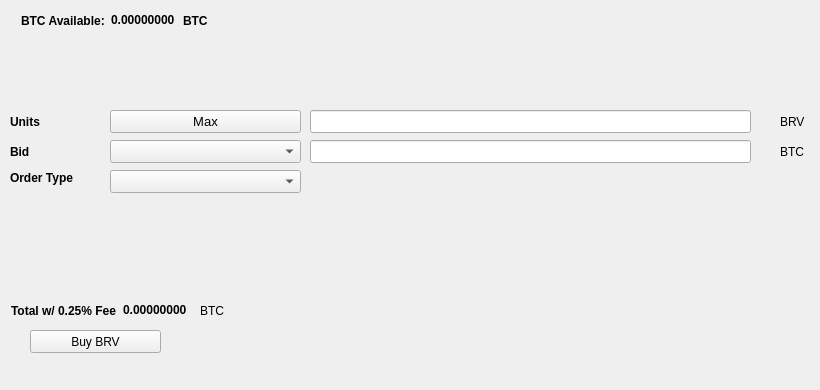
   <widget class="QWidget" name="BuyTab">
    <attribute name="title">
     <string>Buy</string>
    </attribute>
    <widget class="QPushButton" name="BuyBRV">
     <property name="geometry">
      <rect>
       <x>30</x>
       <y>330</y>
       <width>131</width>
       <height>23</height>
      </rect>
     </property>
     <property name="text">
      <string>Buy BRV</string>
     </property>
     <property name="icon">
      <iconset resource="../brv.qrc">
       <normaloff>:/icons/bitcoin</normaloff>:/icons/bitcoin</iconset>
     </property>
    </widget>
    <widget class="QLabel" name="label_3">
     <property name="geometry">
      <rect>
       <x>10</x>
       <y>110</y>
       <width>46</width>
       <height>23</height>
      </rect>
     </property>
     <property name="font">
      <font>
       <weight>75</weight>
       <bold>true</bold>
      </font>
     </property>
     <property name="text">
      <string>Units</string>
     </property>
    </widget>
    <widget class="QLineEdit" name="UnitsInput">
     <property name="geometry">
      <rect>
       <x>310</x>
       <y>110</y>
       <width>441</width>
       <height>23</height>
      </rect>
     </property>
     <property name="font">
      <font>
       <pointsize>9</pointsize>
       <weight>75</weight>
       <bold>true</bold>
      </font>
     </property>
    </widget>
    <widget class="QLineEdit" name="BuyBidPriceEdit">
     <property name="geometry">
      <rect>
       <x>310</x>
       <y>140</y>
       <width>441</width>
       <height>23</height>
      </rect>
     </property>
     <property name="font">
      <font>
       <pointsize>9</pointsize>
       <weight>75</weight>
       <bold>true</bold>
      </font>
     </property>
    </widget>
    <widget class="QLabel" name="label_4">
     <property name="geometry">
      <rect>
       <x>780</x>
       <y>110</y>
       <width>31</width>
       <height>23</height>
      </rect>
     </property>
     <property name="text">
      <string>BRV</string>
     </property>
    </widget>
    <widget class="QLabel" name="label_5">
     <property name="geometry">
      <rect>
       <x>780</x>
       <y>140</y>
       <width>31</width>
       <height>23</height>
      </rect>
     </property>
     <property name="text">
      <string>BTC</string>
     </property>
    </widget>
    <widget class="QLabel" name="label_6">
     <property name="geometry">
      <rect>
       <x>10</x>
       <y>140</y>
       <width>46</width>
       <height>23</height>
      </rect>
     </property>
     <property name="font">
      <font>
       <weight>75</weight>
       <bold>true</bold>
      </font>
     </property>
     <property name="text">
      <string>Bid</string>
     </property>
    </widget>
    <widget class="QLabel" name="label_7">
     <property name="geometry">
      <rect>
       <x>10</x>
       <y>170</y>
       <width>91</width>
       <height>16</height>
      </rect>
     </property>
     <property name="font">
      <font>
       <weight>75</weight>
       <bold>true</bold>
      </font>
     </property>
     <property name="text">
      <string>Order Type</string>
     </property>
    </widget>
    <widget class="QPushButton" name="Buy_Max_Amount">
     <property name="geometry">
      <rect>
       <x>110</x>
       <y>110</y>
       <width>191</width>
       <height>23</height>
      </rect>
     </property>
     <property name="font">
      <font>
       <pointsize>10</pointsize>
      </font>
     </property>
     <property name="text">
      <string>Max</string>
     </property>
    </widget>
    <widget class="QComboBox" name="BuyBidcomboBox">
     <property name="geometry">
      <rect>
       <x>110</x>
       <y>140</y>
       <width>191</width>
       <height>23</height>
      </rect>
     </property>
     <property name="font">
      <font>
       <pointsize>10</pointsize>
      </font>
     </property>
    </widget>
    <widget class="QComboBox" name="buyOrdertypeCombo">
     <property name="geometry">
      <rect>
       <x>110</x>
       <y>170</y>
       <width>191</width>
       <height>23</height>
      </rect>
     </property>
     <property name="font">
      <font>
       <pointsize>10</pointsize>
      </font>
     </property>
    </widget>
    <widget class="QWidget" name="layoutWidget1">
     <property name="geometry">
      <rect>
       <x>21</x>
       <y>11</y>
       <width>227</width>
       <height>19</height>
      </rect>
     </property>
     <layout class="QHBoxLayout" name="horizontalLayout_3">
      <item>
       <widget class="QLabel" name="label232">
        <property name="font">
         <font>
          <weight>75</weight>
          <bold>true</bold>
         </font>
        </property>
        <property name="text">
         <string>BTC Available:</string>
        </property>
       </widget>
      </item>
      <item>
       <widget class="QLabel" name="BtcAvailableLbl">
        <property name="palette">
         <palette>
          <active>
           <colorrole role="WindowText">
            <brush brushstyle="SolidPattern">
             <color alpha="255">
              <red>0</red>
              <green>0</green>
              <blue>0</blue>
             </color>
            </brush>
           </colorrole>
           <colorrole role="Button">
            <brush brushstyle="SolidPattern">
             <color alpha="255">
              <red>0</red>
              <green>170</green>
              <blue>0</blue>
             </color>
            </brush>
           </colorrole>
           <colorrole role="Light">
            <brush brushstyle="SolidPattern">
             <color alpha="255">
              <red>0</red>
              <green>255</green>
              <blue>0</blue>
             </color>
            </brush>
           </colorrole>
           <colorrole role="Midlight">
            <brush brushstyle="SolidPattern">
             <color alpha="255">
              <red>0</red>
              <green>212</green>
              <blue>0</blue>
             </color>
            </brush>
           </colorrole>
           <colorrole role="Dark">
            <brush brushstyle="SolidPattern">
             <color alpha="255">
              <red>0</red>
              <green>85</green>
              <blue>0</blue>
             </color>
            </brush>
           </colorrole>
           <colorrole role="Mid">
            <brush brushstyle="SolidPattern">
             <color alpha="255">
              <red>0</red>
              <green>113</green>
              <blue>0</blue>
             </color>
            </brush>
           </colorrole>
           <colorrole role="Text">
            <brush brushstyle="SolidPattern">
             <color alpha="255">
              <red>0</red>
              <green>170</green>
              <blue>0</blue>
             </color>
            </brush>
           </colorrole>
           <colorrole role="BrightText">
            <brush brushstyle="SolidPattern">
             <color alpha="255">
              <red>255</red>
              <green>255</green>
              <blue>255</blue>
             </color>
            </brush>
           </colorrole>
           <colorrole role="ButtonText">
            <brush brushstyle="SolidPattern">
             <color alpha="255">
              <red>0</red>
              <green>0</green>
              <blue>0</blue>
             </color>
            </brush>
           </colorrole>
           <colorrole role="Base">
            <brush brushstyle="SolidPattern">
             <color alpha="255">
              <red>255</red>
              <green>255</green>
              <blue>255</blue>
             </color>
            </brush>
           </colorrole>
           <colorrole role="Window">
            <brush brushstyle="SolidPattern">
             <color alpha="255">
              <red>0</red>
              <green>170</green>
              <blue>0</blue>
             </color>
            </brush>
           </colorrole>
           <colorrole role="Shadow">
            <brush brushstyle="SolidPattern">
             <color alpha="255">
              <red>0</red>
              <green>0</green>
              <blue>0</blue>
             </color>
            </brush>
           </colorrole>
           <colorrole role="AlternateBase">
            <brush brushstyle="SolidPattern">
             <color alpha="255">
              <red>127</red>
              <green>212</green>
              <blue>127</blue>
             </color>
            </brush>
           </colorrole>
           <colorrole role="ToolTipBase">
            <brush brushstyle="SolidPattern">
             <color alpha="255">
              <red>255</red>
              <green>255</green>
              <blue>220</blue>
             </color>
            </brush>
           </colorrole>
           <colorrole role="ToolTipText">
            <brush brushstyle="SolidPattern">
             <color alpha="255">
              <red>0</red>
              <green>0</green>
              <blue>0</blue>
             </color>
            </brush>
           </colorrole>
          </active>
          <inactive>
           <colorrole role="WindowText">
            <brush brushstyle="SolidPattern">
             <color alpha="255">
              <red>0</red>
              <green>0</green>
              <blue>0</blue>
             </color>
            </brush>
           </colorrole>
           <colorrole role="Button">
            <brush brushstyle="SolidPattern">
             <color alpha="255">
              <red>0</red>
              <green>170</green>
              <blue>0</blue>
             </color>
            </brush>
           </colorrole>
           <colorrole role="Light">
            <brush brushstyle="SolidPattern">
             <color alpha="255">
              <red>0</red>
              <green>255</green>
              <blue>0</blue>
             </color>
            </brush>
           </colorrole>
           <colorrole role="Midlight">
            <brush brushstyle="SolidPattern">
             <color alpha="255">
              <red>0</red>
              <green>212</green>
              <blue>0</blue>
             </color>
            </brush>
           </colorrole>
           <colorrole role="Dark">
            <brush brushstyle="SolidPattern">
             <color alpha="255">
              <red>0</red>
              <green>85</green>
              <blue>0</blue>
             </color>
            </brush>
           </colorrole>
           <colorrole role="Mid">
            <brush brushstyle="SolidPattern">
             <color alpha="255">
              <red>0</red>
              <green>113</green>
              <blue>0</blue>
             </color>
            </brush>
           </colorrole>
           <colorrole role="Text">
            <brush brushstyle="SolidPattern">
             <color alpha="255">
              <red>0</red>
              <green>170</green>
              <blue>0</blue>
             </color>
            </brush>
           </colorrole>
           <colorrole role="BrightText">
            <brush brushstyle="SolidPattern">
             <color alpha="255">
              <red>255</red>
              <green>255</green>
              <blue>255</blue>
             </color>
            </brush>
           </colorrole>
           <colorrole role="ButtonText">
            <brush brushstyle="SolidPattern">
             <color alpha="255">
              <red>0</red>
              <green>0</green>
              <blue>0</blue>
             </color>
            </brush>
           </colorrole>
           <colorrole role="Base">
            <brush brushstyle="SolidPattern">
             <color alpha="255">
              <red>255</red>
              <green>255</green>
              <blue>255</blue>
             </color>
            </brush>
           </colorrole>
           <colorrole role="Window">
            <brush brushstyle="SolidPattern">
             <color alpha="255">
              <red>0</red>
              <green>170</green>
              <blue>0</blue>
             </color>
            </brush>
           </colorrole>
           <colorrole role="Shadow">
            <brush brushstyle="SolidPattern">
             <color alpha="255">
              <red>0</red>
              <green>0</green>
              <blue>0</blue>
             </color>
            </brush>
           </colorrole>
           <colorrole role="AlternateBase">
            <brush brushstyle="SolidPattern">
             <color alpha="255">
              <red>127</red>
              <green>212</green>
              <blue>127</blue>
             </color>
            </brush>
           </colorrole>
           <colorrole role="ToolTipBase">
            <brush brushstyle="SolidPattern">
             <color alpha="255">
              <red>255</red>
              <green>255</green>
              <blue>220</blue>
             </color>
            </brush>
           </colorrole>
           <colorrole role="ToolTipText">
            <brush brushstyle="SolidPattern">
             <color alpha="255">
              <red>0</red>
              <green>0</green>
              <blue>0</blue>
             </color>
            </brush>
           </colorrole>
          </inactive>
          <disabled>
           <colorrole role="WindowText">
            <brush brushstyle="SolidPattern">
             <color alpha="255">
              <red>0</red>
              <green>85</green>
              <blue>0</blue>
             </color>
            </brush>
           </colorrole>
           <colorrole role="Button">
            <brush brushstyle="SolidPattern">
             <color alpha="255">
              <red>0</red>
              <green>170</green>
              <blue>0</blue>
             </color>
            </brush>
           </colorrole>
           <colorrole role="Light">
            <brush brushstyle="SolidPattern">
             <color alpha="255">
              <red>0</red>
              <green>255</green>
              <blue>0</blue>
             </color>
            </brush>
           </colorrole>
           <colorrole role="Midlight">
            <brush brushstyle="SolidPattern">
             <color alpha="255">
              <red>0</red>
              <green>212</green>
              <blue>0</blue>
             </color>
            </brush>
           </colorrole>
           <colorrole role="Dark">
            <brush brushstyle="SolidPattern">
             <color alpha="255">
              <red>0</red>
              <green>85</green>
              <blue>0</blue>
             </color>
            </brush>
           </colorrole>
           <colorrole role="Mid">
            <brush brushstyle="SolidPattern">
             <color alpha="255">
              <red>0</red>
              <green>113</green>
              <blue>0</blue>
             </color>
            </brush>
           </colorrole>
           <colorrole role="Text">
            <brush brushstyle="SolidPattern">
             <color alpha="255">
              <red>0</red>
              <green>85</green>
              <blue>0</blue>
             </color>
            </brush>
           </colorrole>
           <colorrole role="BrightText">
            <brush brushstyle="SolidPattern">
             <color alpha="255">
              <red>255</red>
              <green>255</green>
              <blue>255</blue>
             </color>
            </brush>
           </colorrole>
           <colorrole role="ButtonText">
            <brush brushstyle="SolidPattern">
             <color alpha="255">
              <red>0</red>
              <green>85</green>
              <blue>0</blue>
             </color>
            </brush>
           </colorrole>
           <colorrole role="Base">
            <brush brushstyle="SolidPattern">
             <color alpha="255">
              <red>0</red>
              <green>170</green>
              <blue>0</blue>
             </color>
            </brush>
           </colorrole>
           <colorrole role="Window">
            <brush brushstyle="SolidPattern">
             <color alpha="255">
              <red>0</red>
              <green>170</green>
              <blue>0</blue>
             </color>
            </brush>
           </colorrole>
           <colorrole role="Shadow">
            <brush brushstyle="SolidPattern">
             <color alpha="255">
              <red>0</red>
              <green>0</green>
              <blue>0</blue>
             </color>
            </brush>
           </colorrole>
           <colorrole role="AlternateBase">
            <brush brushstyle="SolidPattern">
             <color alpha="255">
              <red>0</red>
              <green>170</green>
              <blue>0</blue>
             </color>
            </brush>
           </colorrole>
           <colorrole role="ToolTipBase">
            <brush brushstyle="SolidPattern">
             <color alpha="255">
              <red>255</red>
              <green>255</green>
              <blue>220</blue>
             </color>
            </brush>
           </colorrole>
           <colorrole role="ToolTipText">
            <brush brushstyle="SolidPattern">
             <color alpha="255">
              <red>0</red>
              <green>0</green>
              <blue>0</blue>
             </color>
            </brush>
           </colorrole>
          </disabled>
         </palette>
        </property>
        <property name="font">
         <font>
          <weight>75</weight>
          <bold>true</bold>
         </font>
        </property>
        <property name="text">
         <string>0.00000000</string>
        </property>
        <property name="textInteractionFlags">
         <set>Qt::LinksAccessibleByMouse|Qt::TextSelectableByKeyboard|Qt::TextSelectableByMouse</set>
        </property>
       </widget>
      </item>
      <item>
       <widget class="QLabel" name="BtcAvailableLbl_2">
        <property name="font">
         <font>
          <weight>75</weight>
          <bold>true</bold>
         </font>
        </property>
        <property name="text">
         <string>BTC</string>
        </property>
       </widget>
      </item>
     </layout>
    </widget>
    <widget class="QWidget" name="layoutWidge2">
     <property name="geometry">
      <rect>
       <x>11</x>
       <y>301</y>
       <width>259</width>
       <height>19</height>
      </rect>
     </property>
     <layout class="QHBoxLayout" name="horizontalLayout_4">
      <item>
       <widget class="QLabel" name="label_9">
        <property name="font">
         <font>
          <weight>75</weight>
          <bold>true</bold>
         </font>
        </property>
        <property name="text">
         <string>Total w/ 0.25% Fee</string>
        </property>
       </widget>
      </item>
      <item>
       <widget class="QLabel" name="BuyCostLabel">
        <property name="palette">
         <palette>
          <active>
           <colorrole role="WindowText">
            <brush brushstyle="SolidPattern">
             <color alpha="255">
              <red>0</red>
              <green>0</green>
              <blue>0</blue>
             </color>
            </brush>
           </colorrole>
           <colorrole role="Button">
            <brush brushstyle="SolidPattern">
             <color alpha="255">
              <red>0</red>
              <green>170</green>
              <blue>0</blue>
             </color>
            </brush>
           </colorrole>
           <colorrole role="Light">
            <brush brushstyle="SolidPattern">
             <color alpha="255">
              <red>0</red>
              <green>255</green>
              <blue>0</blue>
             </color>
            </brush>
           </colorrole>
           <colorrole role="Midlight">
            <brush brushstyle="SolidPattern">
             <color alpha="255">
              <red>0</red>
              <green>212</green>
              <blue>0</blue>
             </color>
            </brush>
           </colorrole>
           <colorrole role="Dark">
            <brush brushstyle="SolidPattern">
             <color alpha="255">
              <red>0</red>
              <green>85</green>
              <blue>0</blue>
             </color>
            </brush>
           </colorrole>
           <colorrole role="Mid">
            <brush brushstyle="SolidPattern">
             <color alpha="255">
              <red>0</red>
              <green>113</green>
              <blue>0</blue>
             </color>
            </brush>
           </colorrole>
           <colorrole role="Text">
            <brush brushstyle="SolidPattern">
             <color alpha="255">
              <red>0</red>
              <green>170</green>
              <blue>0</blue>
             </color>
            </brush>
           </colorrole>
           <colorrole role="BrightText">
            <brush brushstyle="SolidPattern">
             <color alpha="255">
              <red>255</red>
              <green>255</green>
              <blue>255</blue>
             </color>
            </brush>
           </colorrole>
           <colorrole role="ButtonText">
            <brush brushstyle="SolidPattern">
             <color alpha="255">
              <red>0</red>
              <green>0</green>
              <blue>0</blue>
             </color>
            </brush>
           </colorrole>
           <colorrole role="Base">
            <brush brushstyle="SolidPattern">
             <color alpha="255">
              <red>255</red>
              <green>255</green>
              <blue>255</blue>
             </color>
            </brush>
           </colorrole>
           <colorrole role="Window">
            <brush brushstyle="SolidPattern">
             <color alpha="255">
              <red>0</red>
              <green>170</green>
              <blue>0</blue>
             </color>
            </brush>
           </colorrole>
           <colorrole role="Shadow">
            <brush brushstyle="SolidPattern">
             <color alpha="255">
              <red>0</red>
              <green>0</green>
              <blue>0</blue>
             </color>
            </brush>
           </colorrole>
           <colorrole role="AlternateBase">
            <brush brushstyle="SolidPattern">
             <color alpha="255">
              <red>127</red>
              <green>212</green>
              <blue>127</blue>
             </color>
            </brush>
           </colorrole>
           <colorrole role="ToolTipBase">
            <brush brushstyle="SolidPattern">
             <color alpha="255">
              <red>255</red>
              <green>255</green>
              <blue>220</blue>
             </color>
            </brush>
           </colorrole>
           <colorrole role="ToolTipText">
            <brush brushstyle="SolidPattern">
             <color alpha="255">
              <red>0</red>
              <green>0</green>
              <blue>0</blue>
             </color>
            </brush>
           </colorrole>
          </active>
          <inactive>
           <colorrole role="WindowText">
            <brush brushstyle="SolidPattern">
             <color alpha="255">
              <red>0</red>
              <green>0</green>
              <blue>0</blue>
             </color>
            </brush>
           </colorrole>
           <colorrole role="Button">
            <brush brushstyle="SolidPattern">
             <color alpha="255">
              <red>0</red>
              <green>170</green>
              <blue>0</blue>
             </color>
            </brush>
           </colorrole>
           <colorrole role="Light">
            <brush brushstyle="SolidPattern">
             <color alpha="255">
              <red>0</red>
              <green>255</green>
              <blue>0</blue>
             </color>
            </brush>
           </colorrole>
           <colorrole role="Midlight">
            <brush brushstyle="SolidPattern">
             <color alpha="255">
              <red>0</red>
              <green>212</green>
              <blue>0</blue>
             </color>
            </brush>
           </colorrole>
           <colorrole role="Dark">
            <brush brushstyle="SolidPattern">
             <color alpha="255">
              <red>0</red>
              <green>85</green>
              <blue>0</blue>
             </color>
            </brush>
           </colorrole>
           <colorrole role="Mid">
            <brush brushstyle="SolidPattern">
             <color alpha="255">
              <red>0</red>
              <green>113</green>
              <blue>0</blue>
             </color>
            </brush>
           </colorrole>
           <colorrole role="Text">
            <brush brushstyle="SolidPattern">
             <color alpha="255">
              <red>0</red>
              <green>170</green>
              <blue>0</blue>
             </color>
            </brush>
           </colorrole>
           <colorrole role="BrightText">
            <brush brushstyle="SolidPattern">
             <color alpha="255">
              <red>255</red>
              <green>255</green>
              <blue>255</blue>
             </color>
            </brush>
           </colorrole>
           <colorrole role="ButtonText">
            <brush brushstyle="SolidPattern">
             <color alpha="255">
              <red>0</red>
              <green>0</green>
              <blue>0</blue>
             </color>
            </brush>
           </colorrole>
           <colorrole role="Base">
            <brush brushstyle="SolidPattern">
             <color alpha="255">
              <red>255</red>
              <green>255</green>
              <blue>255</blue>
             </color>
            </brush>
           </colorrole>
           <colorrole role="Window">
            <brush brushstyle="SolidPattern">
             <color alpha="255">
              <red>0</red>
              <green>170</green>
              <blue>0</blue>
             </color>
            </brush>
           </colorrole>
           <colorrole role="Shadow">
            <brush brushstyle="SolidPattern">
             <color alpha="255">
              <red>0</red>
              <green>0</green>
              <blue>0</blue>
             </color>
            </brush>
           </colorrole>
           <colorrole role="AlternateBase">
            <brush brushstyle="SolidPattern">
             <color alpha="255">
              <red>127</red>
              <green>212</green>
              <blue>127</blue>
             </color>
            </brush>
           </colorrole>
           <colorrole role="ToolTipBase">
            <brush brushstyle="SolidPattern">
             <color alpha="255">
              <red>255</red>
              <green>255</green>
              <blue>220</blue>
             </color>
            </brush>
           </colorrole>
           <colorrole role="ToolTipText">
            <brush brushstyle="SolidPattern">
             <color alpha="255">
              <red>0</red>
              <green>0</green>
              <blue>0</blue>
             </color>
            </brush>
           </colorrole>
          </inactive>
          <disabled>
           <colorrole role="WindowText">
            <brush brushstyle="SolidPattern">
             <color alpha="255">
              <red>0</red>
              <green>85</green>
              <blue>0</blue>
             </color>
            </brush>
           </colorrole>
           <colorrole role="Button">
            <brush brushstyle="SolidPattern">
             <color alpha="255">
              <red>0</red>
              <green>170</green>
              <blue>0</blue>
             </color>
            </brush>
           </colorrole>
           <colorrole role="Light">
            <brush brushstyle="SolidPattern">
             <color alpha="255">
              <red>0</red>
              <green>255</green>
              <blue>0</blue>
             </color>
            </brush>
           </colorrole>
           <colorrole role="Midlight">
            <brush brushstyle="SolidPattern">
             <color alpha="255">
              <red>0</red>
              <green>212</green>
              <blue>0</blue>
             </color>
            </brush>
           </colorrole>
           <colorrole role="Dark">
            <brush brushstyle="SolidPattern">
             <color alpha="255">
              <red>0</red>
              <green>85</green>
              <blue>0</blue>
             </color>
            </brush>
           </colorrole>
           <colorrole role="Mid">
            <brush brushstyle="SolidPattern">
             <color alpha="255">
              <red>0</red>
              <green>113</green>
              <blue>0</blue>
             </color>
            </brush>
           </colorrole>
           <colorrole role="Text">
            <brush brushstyle="SolidPattern">
             <color alpha="255">
              <red>0</red>
              <green>85</green>
              <blue>0</blue>
             </color>
            </brush>
           </colorrole>
           <colorrole role="BrightText">
            <brush brushstyle="SolidPattern">
             <color alpha="255">
              <red>255</red>
              <green>255</green>
              <blue>255</blue>
             </color>
            </brush>
           </colorrole>
           <colorrole role="ButtonText">
            <brush brushstyle="SolidPattern">
             <color alpha="255">
              <red>0</red>
              <green>85</green>
              <blue>0</blue>
             </color>
            </brush>
           </colorrole>
           <colorrole role="Base">
            <brush brushstyle="SolidPattern">
             <color alpha="255">
              <red>0</red>
              <green>170</green>
              <blue>0</blue>
             </color>
            </brush>
           </colorrole>
           <colorrole role="Window">
            <brush brushstyle="SolidPattern">
             <color alpha="255">
              <red>0</red>
              <green>170</green>
              <blue>0</blue>
             </color>
            </brush>
           </colorrole>
           <colorrole role="Shadow">
            <brush brushstyle="SolidPattern">
             <color alpha="255">
              <red>0</red>
              <green>0</green>
              <blue>0</blue>
             </color>
            </brush>
           </colorrole>
           <colorrole role="AlternateBase">
            <brush brushstyle="SolidPattern">
             <color alpha="255">
              <red>0</red>
              <green>170</green>
              <blue>0</blue>
             </color>
            </brush>
           </colorrole>
           <colorrole role="ToolTipBase">
            <brush brushstyle="SolidPattern">
             <color alpha="255">
              <red>255</red>
              <green>255</green>
              <blue>220</blue>
             </color>
            </brush>
           </colorrole>
           <colorrole role="ToolTipText">
            <brush brushstyle="SolidPattern">
             <color alpha="255">
              <red>0</red>
              <green>0</green>
              <blue>0</blue>
             </color>
            </brush>
           </colorrole>
          </disabled>
         </palette>
        </property>
        <property name="font">
         <font>
          <weight>75</weight>
          <bold>true</bold>
         </font>
        </property>
        <property name="autoFillBackground">
         <bool>false</bool>
        </property>
        <property name="text">
         <string>0.00000000</string>
        </property>
        <property name="textInteractionFlags">
         <set>Qt::LinksAccessibleByMouse|Qt::TextSelectableByMouse</set>
        </property>
       </widget>
      </item>
      <item>
       <widget class="QLabel" name="label_10">
        <property name="font">
         <font>
          <weight>50</weight>
          <bold>false</bold>
         </font>
        </property>
        <property name="text">
         <string>BTC</string>
        </property>
       </widget>
      </item>
     </layout>
    </widget>
    <widget class="QLabel" name="label_24">
     <property name="geometry">
      <rect>
       <x>460</x>
       <y>300</y>
       <width>281</width>
       <height>81</height>
      </rect>
     </property>
     <property name="text">
      <string/>
     </property>
     <property name="pixmap">
      <pixmap>:/images/bittrex</pixmap>
     </property>
    </widget>
   </widget>
